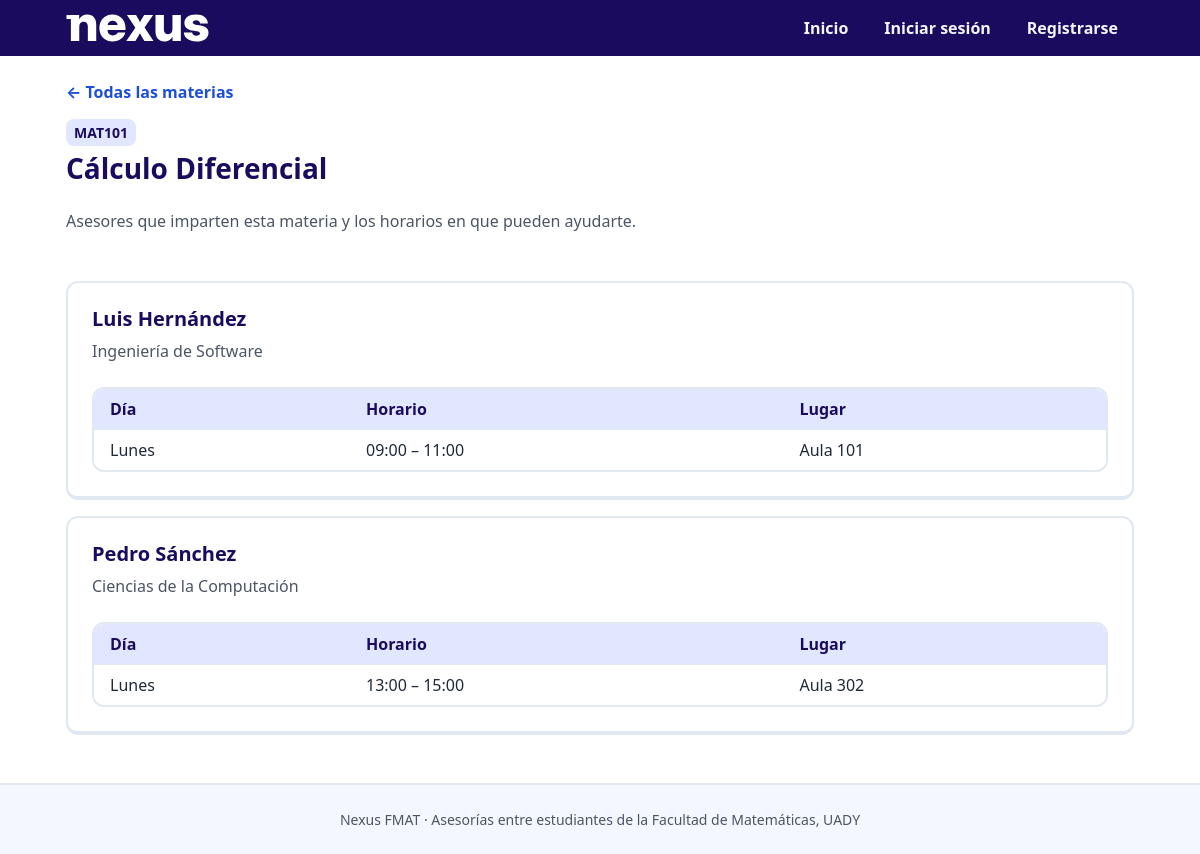
The app's page /materia.php?id=1 with its own data.
### tables this page shows
CREATE TABLE materias (
  id INT UNSIGNED NOT NULL AUTO_INCREMENT,
  clave VARCHAR(50) NOT NULL,
  nombre VARCHAR(100) NOT NULL,
  activa TINYINT(1) NOT NULL DEFAULT 1,
  PRIMARY KEY (id),
  UNIQUE KEY uq_materias_clave (clave)
);

CREATE TABLE usuarios (
  id INT UNSIGNED NOT NULL AUTO_INCREMENT,
  nombre VARCHAR(100) NOT NULL,
  apellidos VARCHAR(100) NOT NULL,
  correo VARCHAR(150) NOT NULL,
  password_hash VARCHAR(255) NOT NULL,
  rol ENUM('alumno', 'asesor', 'admin') NOT NULL,
  matricula CHAR(8) DEFAULT NULL,
  licenciatura_id INT UNSIGNED DEFAULT NULL,
  semestre TINYINT UNSIGNED DEFAULT NULL,
  activo TINYINT(1) NOT NULL DEFAULT 1,
  creado_en DATETIME NOT NULL DEFAULT CURRENT_TIMESTAMP,
  PRIMARY KEY (id),
  UNIQUE KEY uq_usuarios_correo (correo),
  UNIQUE KEY uq_usuarios_matricula (matricula),
  CONSTRAINT fk_usuarios_licenciatura
   FOREIGN KEY (licenciatura_id)
   REFERENCES licenciaturas (id)
   ON DELETE RESTRICT,
  CONSTRAINT chk_usuarios_semestre CHECK (semestre BETWEEN 1 AND 9),
  CONSTRAINT chk_usuarios_matricula CHECK (rol = 'admin' OR matricula IS NOT NULL),
  CONSTRAINT chk_usuarios_licenciatura CHECK (rol = 'admin' OR licenciatura_id IS NOT NULL),
  CONSTRAINT chk_usuarios_semestre_rol CHECK (rol = 'admin' OR semestre IS NOT NULL)
);

CREATE TABLE licenciaturas (
  id INT UNSIGNED NOT NULL AUTO_INCREMENT,
  nombre VARCHAR(100) NOT NULL,
  PRIMARY KEY (id),
  UNIQUE KEY uq_licenciaturas_nombre (nombre)
);

CREATE TABLE disponibilidad (
  id INT UNSIGNED NOT NULL AUTO_INCREMENT,
  asesor_id INT UNSIGNED NOT NULL,
  materia_id INT UNSIGNED NOT NULL,
  dia_semana TINYINT UNSIGNED NOT NULL,
  hora_inicio TIME NOT NULL,
  hora_fin TIME NOT NULL,
  lugar VARCHAR(100) NOT NULL,
  PRIMARY KEY (id),
  CONSTRAINT fk_disponibilidad_asesor_materia
   FOREIGN KEY (asesor_id, materia_id)
   REFERENCES asesor_materia (asesor_id, materia_id)
   ON DELETE CASCADE,
  CONSTRAINT chk_disponibilidad_hora CHECK (hora_inicio < hora_fin),
  CONSTRAINT chk_disponibilidad_dia CHECK (dia_semana BETWEEN 1 AND 6)
);

### public/materia.php (called while the page is built, shortened)
<?php
$materiaId = filter_input(INPUT_GET, 'id', FILTER_VALIDATE_INT, ['options' => ['min_range' => 1]]);
$materia = Materia::buscarPorId($materiaId);
$asesores = Materia::asesoresConDisponibilidad($materiaId);
foreach ($asesores as $i => $asesor) {
    foreach ($asesor['bloques'] as $j => $bloque) {
        $asesores[$i]['bloques'][$j]['dia'] = ucfirst(DIAS_SEMANA[$bloque['dia_semana']] ?? '');
        $asesores[$i]['bloques'][$j]['horario'] = normalizarHora($bloque['hora_inicio'])
            . ' – ' . normalizarHora($bloque['hora_fin']);
    }
}
vista('materia', [
    'titulo' => $materia['nombre'],
    'materia' => $materia,
    'asesores' => $asesores,
]);

### app/includes/db.php (called while the page is built, shortened)
<?php
function db(): PDO
{
    static $pdo = null;
    if ($pdo !== null) {
        return $pdo;
    }
    try {
        $pdo = new PDO(
            'mysql:host=' . DB_HOST . ';dbname=' . DB_NAME . ';charset=utf8mb4',
            DB_USER,
            DB_PASS,
            [
                PDO::ATTR_ERRMODE => PDO::ERRMODE_EXCEPTION,
                PDO::ATTR_DEFAULT_FETCH_MODE => PDO::FETCH_ASSOC,
                PDO::ATTR_EMULATE_PREPARES => false,
            ]
        );
    } catch (PDOException $ex) {
        error_log('Nexus FMAT · error de conexión a la BD: ' . $ex->getMessage());
        abortar(500, 'No se pudo conectar con la base de datos. Intenta más tarde.');
    }
    return $pdo;
}

### app/models/Materia.php (called while the page is built, shortened)
<?php
class Materia
{
    public static function buscarPorId(int $id): ?array
    {
        $stmt = db()->prepare(
            'SELECT id, clave, nombre, activa
               FROM materias
              WHERE id = ?'
        );
        $stmt->execute([$id]);
        return $stmt->fetch() ?: null;
    }
    public static function asesoresConDisponibilidad(int $materiaId): array
    {
        $stmt = db()->prepare(
            'SELECT u.id, u.nombre, u.apellidos, l.nombre AS licenciatura,
                    d.dia_semana, d.hora_inicio, d.hora_fin, d.lugar
               FROM asesor_materia am
               JOIN usuarios u ON u.id = am.asesor_id
               LEFT JOIN licenciaturas l ON l.id = u.licenciatura_id
               LEFT JOIN disponibilidad d ON d.asesor_id = am.asesor_id
                                         AND d.materia_id = am.materia_id
              WHERE am.materia_id = ?
                AND u.activo = 1
              ORDER BY u.apellidos, u.nombre, d.dia_semana, d.hora_inicio'
        );
        $stmt->execute([$materiaId]);
        return self::agruparBloquesPorAsesor($stmt->fetchAll());
    }
    private static function agruparBloquesPorAsesor(array $filas): array
    {
        $asesores = [];
        foreach ($filas as $fila) {
            $asesorId = (int) $fila['id'];
            $asesores[$asesorId] ??= [
                'id' => $asesorId,
                'nombre' => $fila['nombre'],
                'apellidos' => $fila['apellidos'],
                'licenciatura' => $fila['licenciatura'],
                'bloques' => [],
            ];
            $asesores[$asesorId]['bloques'][] = [
                'dia_semana' => (int) $fila['dia_semana'],
                'hora_inicio' => $fila['hora_inicio'],
                'hora_fin' => $fila['hora_fin'],
                'lugar' => $fila['lugar'],
            ];
        }
        return array_values($asesores);
    }
}

### app/includes/horario.php (called while the page is built, shortened)
<?php
function normalizarHora(string $hora): string
{
    return substr($hora, 0, LONGITUD_HORA);
}

### app/views/materia.php (the view, shortened to what this page needs)
<p><a class="enlace-volver" href="<?= e(url()) ?>">← Todas las materias</a></p>
<section class="seccion">
    <span class="etiqueta etiqueta-neutra"><?= e($materia['clave']) ?></span>
    <h1 class="materia-titulo"><?= e($materia['nombre']) ?></h1>
    <p class="texto-suave">Asesores que imparten esta materia y los horarios en que pueden ayudarte.</p>
</section>
<?php if ($asesores === []): ?>
    <div class="alerta alerta-info" role="status">
        Esta materia todavía no tiene asesores. Vuelve pronto.
    </div>
<?php else: ?>
    <div class="lista-asesores">
        <?php foreach ($asesores as $asesor): ?>
            <article class="tarjeta">
                <h2 class="tarjeta-titulo"><?= e($asesor['nombre'] . ' ' . $asesor['apellidos']) ?></h2>
                <p class="texto-suave"><?= e($asesor['licenciatura'] ?? 'Licenciatura no registrada') ?></p>
                <?php if ($asesor['bloques'] === []): ?>
                    <p class="texto-suave">Aún no publica horarios para esta materia.</p>
                <?php else: ?>
                    <div class="tabla-envoltura">
                        <table class="tabla">
                            <thead>
                                <tr>
                                    <th scope="col">Día</th>
                                    <th scope="col">Horario</th>
                                    <th scope="col">Lugar</th>
                                </tr>
                            </thead>
                            <tbody>
                                <?php foreach ($asesor['bloques'] as $bloque): ?>
                                    <tr>
                                        <td><?= e($bloque['dia']) ?></td>
                                        <td><?= e($bloque['horario']) ?></td>
                                        <td><?= e($bloque['lugar']) ?></td>
                                    </tr>
                                <?php endforeach; ?>
                            </tbody>
                        </table>
                    </div>
                <?php endif; ?>
            </article>
        <?php endforeach; ?>
    </div>
<?php endif; ?>

### public/assets/css/app.css (style rules this page uses)
:root { --color-tinta: #1a0b5e; --color-tinta-hover: #120744; --color-primario: #1d4ed8; --color-primario-sombra: #1e3a8a; --color-primario-suave: #e0e7ff; --color-destacado: #fbbf24; --color-destacado-sombra: #d97706; --color-texto: #1f2937; --color-texto-suave: #4b5563; --color-texto-claro: #f3f6fb; --color-texto-nav: #c7d2fe; --color-fondo: #ffffff; --color-fondo-alterno: #f5f7ff; --color-superficie: #ffffff; --color-borde: #e2e8f0; --color-borde-fuerte: #cbd5e1; --color-exito: #115e59; --color-exito-fondo: #ccfbf1; --color-error: #991b1b; --color-error-fondo: #fee2e2; --color-peligro: #b91c1c; --color-peligro-sombra: #7f1d1d; --color-info: #1e40af; --color-info-fondo: #dbeafe; --fuente-base: system-ui, -apple-system, "Segoe UI", Roboto, sans-serif; --tamano-base: 1rem; --tamano-chico: 0.875rem; --tamano-boton: 0.9375rem; --tamano-subtitulo: 1.25rem; --tamano-titulo: 1.75rem; --tamano-portada: 2rem; --tamano-portada-grande: 2.75rem; --tamano-circulo-paso: 2.25rem; --interlineado: 1.5; --interlineado-titulo: 1.2; --peso-normal: 500; --peso-fuerte: 700; --peso-extra: 800; --espaciado-mayusculas: 0.05em; --espacio-xs: 0.25rem; --espacio-sm: 0.5rem; --espacio-md: 1rem; --espacio-lg: 1.5rem; --espacio-xl: 2rem; --espacio-xxl: 3rem; --radio: 12px; --radio-chico: 8px; --grosor-borde: 2px; --grosor-relieve: 4px; --grosor-foco: 3px; --ancho-maximo: 1100px; --ancho-formulario: 32rem; --ancho-tarjeta-min: 16rem; --ancho-menu-movil: 13rem; --ancho-muestra-color: 7rem; --desplazamiento-foco: 2px; --duracion-transicion: 120ms; }
*, *::before, *::after { box-sizing: border-box; }
body { margin: 0; font-family: var(--fuente-base); font-size: var(--tamano-base); font-weight: var(--peso-normal); line-height: var(--interlineado); color: var(--color-texto); background-color: var(--color-fondo); display: flex; flex-direction: column; min-height: 100vh; }
h1, h2, h3, p { margin-top: 0; }
h1, h2, h3 { color: var(--color-tinta); font-weight: var(--peso-extra); line-height: var(--interlineado-titulo); }
h1 { font-size: var(--tamano-titulo); }
h2 { font-size: var(--tamano-subtitulo); }
a { color: var(--color-primario); font-weight: var(--peso-fuerte); }
.seccion { margin-bottom: var(--espacio-xxl); }
.texto-suave { color: var(--color-texto-suave); }
.tabla-envoltura { overflow-x: auto; border: var(--grosor-borde) solid var(--color-borde); border-radius: var(--radio); }
.tabla { width: 100%; border-collapse: collapse; background-color: var(--color-superficie); }
.tabla th, .tabla td { padding: var(--espacio-sm) var(--espacio-md); text-align: left; border-bottom: 1px solid var(--color-borde); }
.tabla th { background-color: var(--color-primario-suave); color: var(--color-tinta); font-weight: var(--peso-extra); }
.tabla tr:last-child td { border-bottom: none; }
.tarjeta { display: flex; flex-direction: column; gap: var(--espacio-sm); padding: var(--espacio-lg); background-color: var(--color-superficie); border: var(--grosor-borde) solid var(--color-borde); border-bottom-width: var(--grosor-relieve); border-radius: var(--radio); }
.tarjeta-titulo { margin: 0; font-size: var(--tamano-subtitulo); }
.etiqueta { align-self: flex-start; padding: var(--espacio-xs) var(--espacio-sm); font-size: var(--tamano-chico); font-weight: var(--peso-fuerte); color: var(--color-exito); background-color: var(--color-exito-fondo); border-radius: var(--radio-chico); }
.etiqueta-neutra { color: var(--color-tinta); background-color: var(--color-primario-suave); }
.enlace-volver { text-decoration: none; }
.materia-titulo { margin-top: var(--espacio-sm); }
.lista-asesores { display: grid; gap: var(--espacio-md); }

### records on screen
materias: clave "MAT101", nombre "Cálculo Diferencial"
usuarios: nombre+apellidos "Luis Hernández", licenciatura.nombre "Ingeniería de Software", dia "Lunes", horario "09:00 – 11:00", disponibilidad.lugar "Aula 101"
usuarios: nombre+apellidos "Pedro Sánchez", licenciatura.nombre "Ciencias de la Computación", dia "Lunes", horario "13:00 – 15:00", disponibilidad.lugar "Aula 302"
